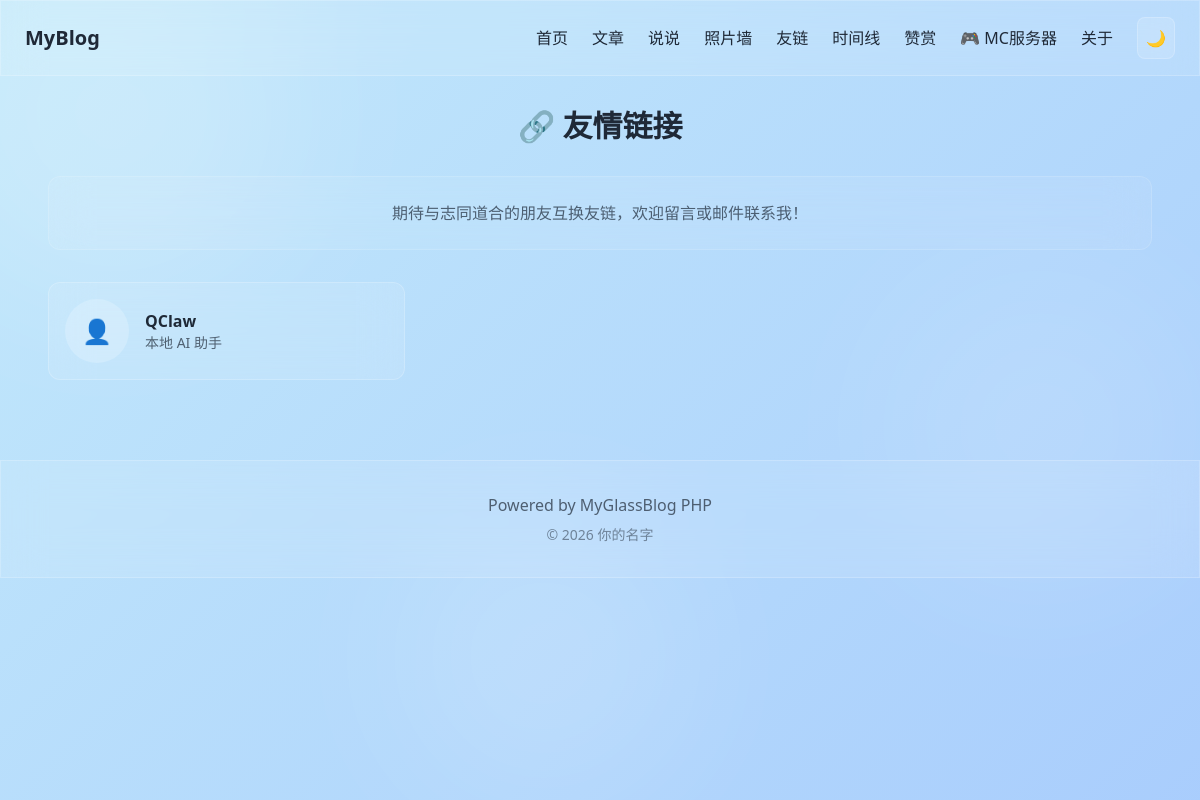
The app's page /friends.php, older data.
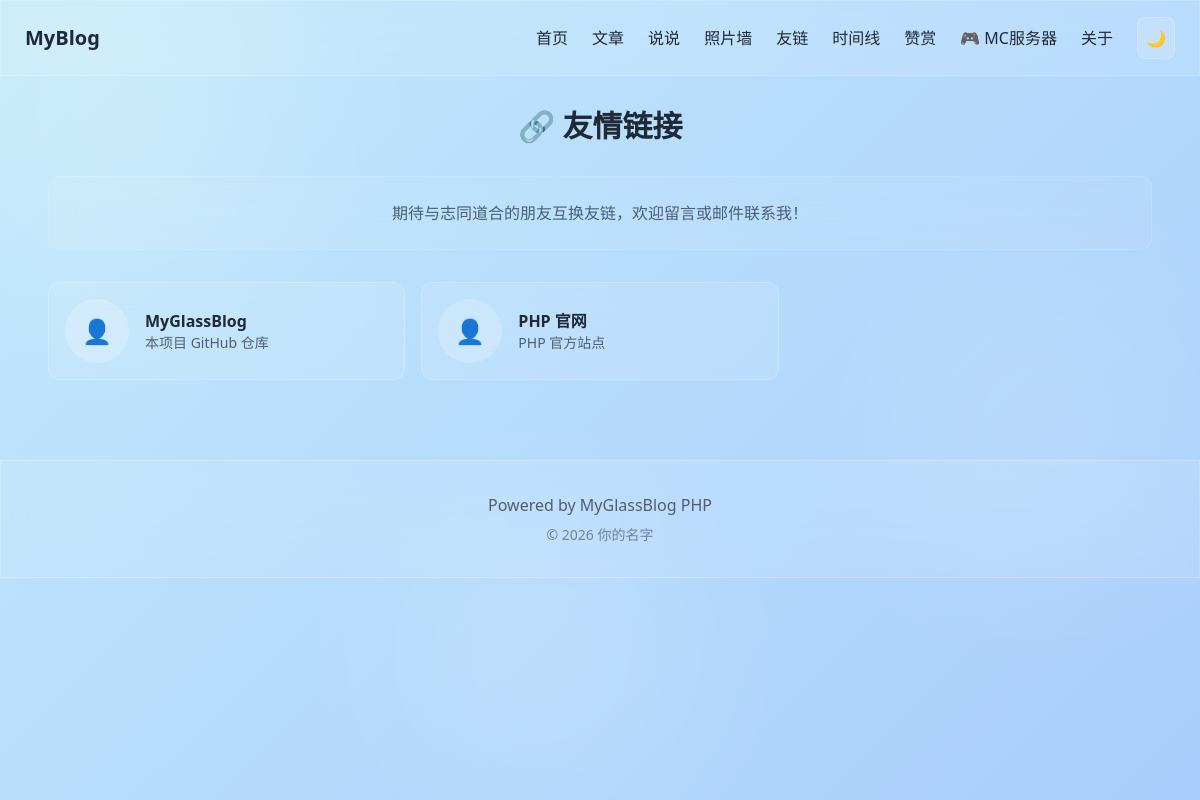
The same page, newer data.
### tables this page shows
CREATE TABLE `friends` (
  `id` int(11) UNSIGNED NOT NULL AUTO_INCREMENT,
  `name` varchar(50) NOT NULL DEFAULT '' COMMENT '友链名称',
  `url` varchar(500) NOT NULL DEFAULT '' COMMENT '友链地址',
  `avatar` varchar(500) NOT NULL DEFAULT '' COMMENT '头像URL',
  `description` varchar(200) NOT NULL DEFAULT '' COMMENT '描述',
  `sort_order` int(11) NOT NULL DEFAULT 0 COMMENT '排序',
  `status` tinyint(1) NOT NULL DEFAULT 1 COMMENT '状态：0隐藏 1显示',
  `created_at` timestamp NOT NULL DEFAULT CURRENT_TIMESTAMP,
  PRIMARY KEY (`id`),
  KEY `idx_sort` (`sort_order`),
  KEY `idx_status` (`status`)
);

### includes/Database.php (called while the page is built, shortened)
<?php
class Database {
    private static $instance = null;
    private $pdo;
    private function __construct() {
        $config = require __DIR__ . '/config.php';
        $dsn = sprintf(
            'mysql:host=%s;port=%d;dbname=%s;charset=%s',
            $config['db_host'],
            $config['db_port'],
            $config['db_name'],
            $config['db_charset']
        );
        $options = [
            PDO::ATTR_ERRMODE => PDO::ERRMODE_EXCEPTION,
            PDO::ATTR_DEFAULT_FETCH_MODE => PDO::FETCH_ASSOC,
            PDO::ATTR_EMULATE_PREPARES => false,
        ];
        try {
            $this->pdo = new PDO($dsn, $config['db_user'], $config['db_pass'], $options);
        } catch (PDOException $e) {
            if ($config['debug']) {
                die('数据库连接失败: ' . $e->getMessage());
            }
            die('数据库连接失败，请检查配置文件');
        }
    }
    public static function getInstance() {
        if (self::$instance === null) {
            self::$instance = new self();
        }
        return self::$instance;
    }
    public function query($sql, $params = []) {
        $stmt = $this->pdo->prepare($sql);
        $stmt->execute($params);
        return $stmt->fetchAll();
    }
}

### includes/Friend.php (called while the page is built, shortened)
<?php
class Friend {
    private $db;
    public function __construct() {
        $this->db = Database::getInstance();
    }
    public function getList($status = 1) {
        return $this->db->query("SELECT * FROM friends WHERE status = ? ORDER BY sort_order ASC, id ASC", [$status]);
    }
}

### config.php (called while the page is built)
<?php
return [
    'db_host' => 'localhost',
    'db_port' => 3306,
    'db_name' => 'myglassblog',
    'db_user' => 'root',
    'db_pass' => '',
    'db_charset' => 'utf8mb4',
    'site_url' => '',
    'upload_dir' => 'uploads',
    'debug' => false,
    'posts_per_page' => 10,
    'chatters_per_page' => 20,
    'photos_per_page' => 30,
];

### includes/functions.php (called while the page is built, shortened)
<?php
require_once __DIR__ . '/Database.php';
require_once __DIR__ . '/Friend.php';
function site_url($path = '') {
    $config = require __DIR__ . '/../config.php';
    $baseUrl = $config['site_url'];
    if (empty($baseUrl)) {
        $protocol = isset($_SERVER['HTTPS']) && $_SERVER['HTTPS'] === 'on' ? 'https' : 'http';
        $baseUrl = $protocol . '://' . $_SERVER['HTTP_HOST'];
    }
    return rtrim($baseUrl, '/') . '/' . ltrim($path, '/');
}
function e($text) {
    return htmlspecialchars($text, ENT_QUOTES, 'UTF-8');
}

### friends.php (the view, shortened to what this page needs)
<?php
require_once __DIR__ . '/includes/functions.php';
$friendModel = new Friend();
$friends = $friendModel->getList();
require_once __DIR__ . '/templates/header.php';
?>
<h1 class="text-3xl font-bold mb-8 text-center">🔗 友情链接</h1>
<div class="glass rounded-xl p-6 mb-8 text-center opacity-70">
    <p>期待与志同道合的朋友互换友链，欢迎留言或邮件联系我！</p>
</div>
<?php if (empty($friends)): ?>
    <div class="glass rounded-xl p-8 text-center opacity-70">
        暂无友链
    </div>
<?php else: ?>
    <div class="grid grid-cols-1 md:grid-cols-2 lg:grid-cols-3 gap-4">
        <?php foreach ($friends as $friend): ?>
            <a href="<?= e($friend['url']) ?>" target="_blank"
               class="glass rounded-xl p-4 flex items-center gap-4 hover:bg-white/20 transition-colors group">
                <?php if ($friend['avatar']): ?>
                    <img src="<?= e($friend['avatar']) ?>" alt="<?= e($friend['name']) ?>"
                         class="w-16 h-16 rounded-full object-cover flex-shrink-0">
                <?php else: ?>
                    <div class="w-16 h-16 rounded-full bg-white/20 flex items-center justify-center flex-shrink-0">
                        <span class="text-2xl">👤</span>
                    </div>
                <?php endif; ?>
                <div class="flex-1 min-w-0">
                    <h3 class="font-bold group-hover:underline"><?= e($friend['name']) ?></h3>
                    <p class="text-sm opacity-70 truncate"><?= e($friend['description']) ?></p>
                </div>
            </a>
        <?php endforeach; ?>
    </div>
<?php endif; ?>
<?php require_once __DIR__ . '/templates/footer.php'; ?>

Row changes from the older to the newer data that the page shows:
changed friends: name "QClaw" → "MyGlassBlog"; description "本地 AI 助手" → "本项目 GitHub 仓库"
added friends: name "PHP 官网", description "PHP 官方站点"
